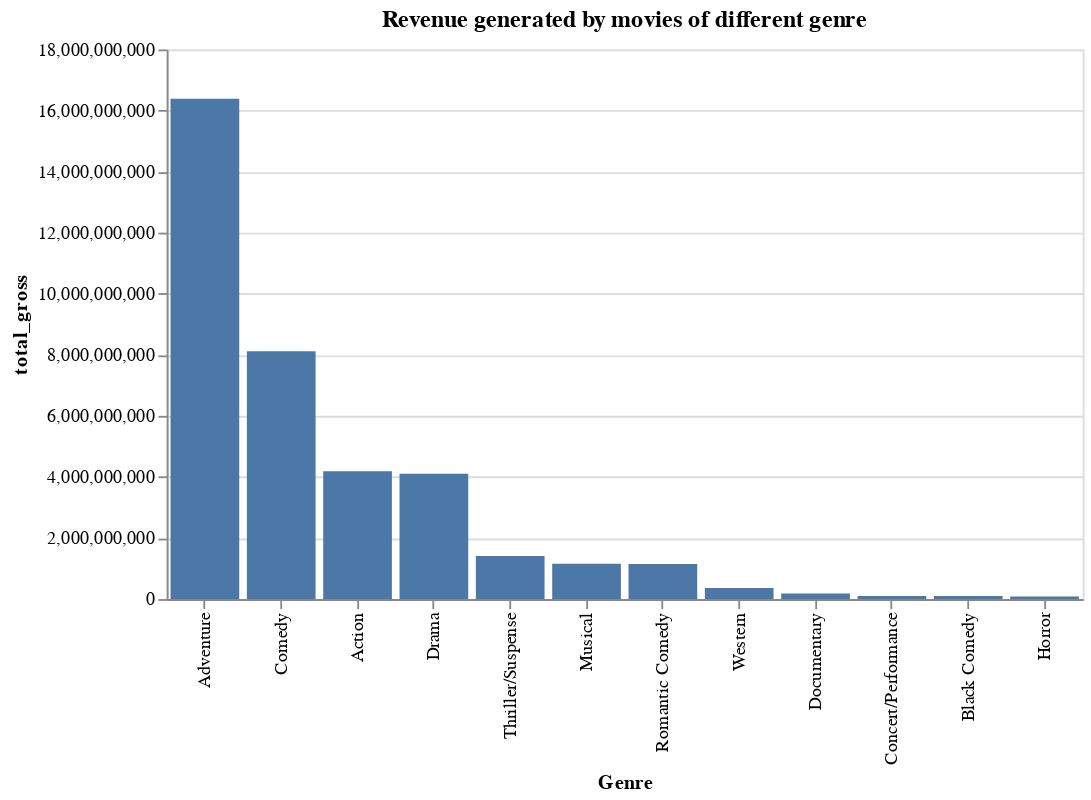

Here is the notebook cell this chart was saved with:
### Markdown cell above
Now that we have it in the proper format, we can generate a bar plot to visualize it.

### Code cell
# Use altair to generate a bar plot
genre_revenue_plot = (
    alt.Chart(moviesgenre_totalrevenue, width=500, height=300)
    .mark_bar()
    .encode(
        x=alt.X("genre", title="Genre",sort='-y'),
        y=alt.Y("total_gross", title="total_gross"),
    )
    .properties(title="Revenue generated by movies of different genre")
)
genre_revenue_plot

### Figure 1 — Vega-Lite specification as saved in the notebook (floating-point values rounded to 4 significant figures)
{"config": {"view": {"continuousWidth": 400, "continuousHeight": 300}}, "data": {"name": "data-93b3e777f588c2e11dcecc57ed0ecd81"}, "mark": "bar", "encoding": {"x": {"type": "nominal", "field": "genre", "sort": "-y", "title": "Genre"}, "y": {"type": "quantitative", "field": "total_gross", "title": "total_gross"}}, "height": 300, "title": "Revenue generated by movies of different genre", "width": 500, "$schema": "https://vega.github.io/schema/vega-lite/v4.8.1.json", "datasets": {"data-93b3e777f588c2e11dcecc57ed0ecd81": [{"genre": "Adventure", "total_gross": 16389069453}, {"genre": "Comedy", "total_gross": 8119619678}, {"genre": "Action", "total_gross": 4184563282}, {"genre": "Drama", "total_gross": 4106972970}, {"genre": "Thriller/Suspense", "total_gross": 1406806519}, {"genre": "Musical", "total_gross": 1157284155}, {"genre": "Romantic Comedy", "total_gross": 1152206855}, {"genre": "Western", "total_gross": 359011459}, {"genre": "Documentary", "total_gross": 180685619}, {"genre": "Concert/Performance", "total_gross": 103456466}, {"genre": "Black Comedy", "total_gross": 97543212}, {"genre": "Horror", "total_gross": 87068872}]}}
